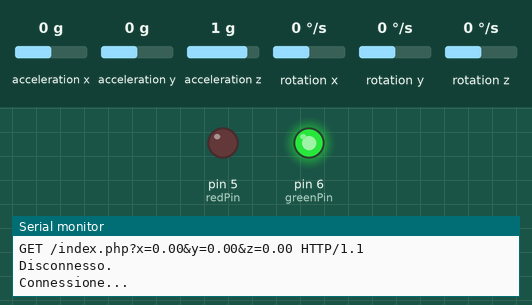
The sketch below on a simulated Arduino Uno, built with avr-gcc and run on an emulated ATmega328P. Parts: output pins drawn as LEDs (lit = HIGH), the last lines printed to the serial monitor. The test bench sets the inputs (shaded band); at power-on: acceleration x 0 g, acceleration y 0 g, acceleration z 1 g, rotation x 0 °/s, rotation y 0 °/s, rotation z 0 °/s. WiFi joins after 1.5 s; servers stay silent unless stated; uploads are accepted with an empty reply.

Above: at 2.8 s.
2.9 s: acceleration x set to -1.4 g
At 4.1 s:
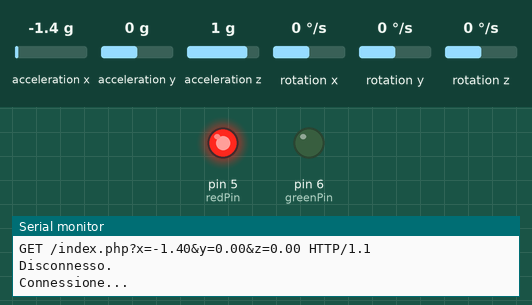
4.4 s: acceleration x set to 0 g
At 5.9 s:
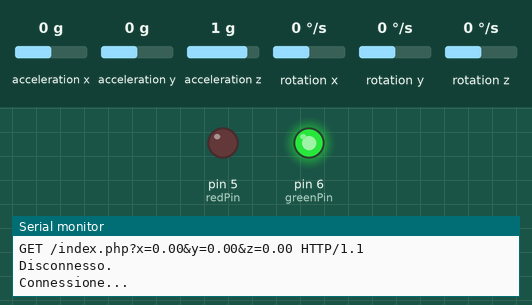
7.4 s: acceleration y set to -1.4 g
At 8.9 s:
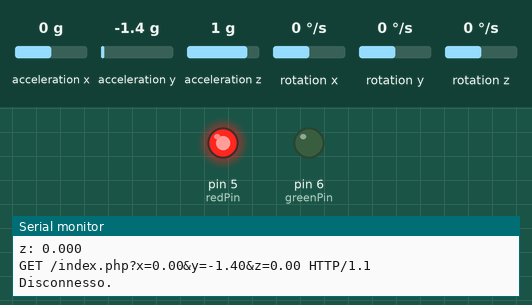
10.4 s: acceleration y set to 0 g
At 11.2 s:
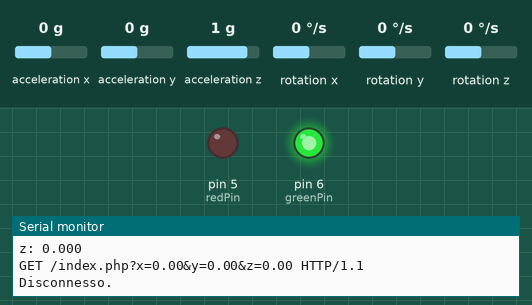
12.1 s: acceleration x set to -0.8 g
At 12.7 s:
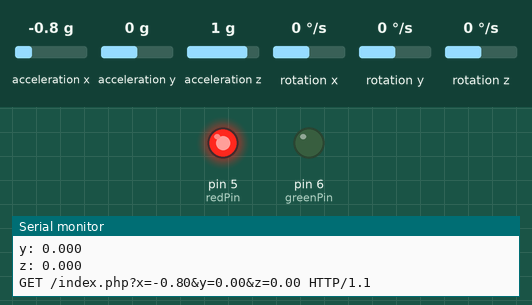
Timing chart, 0 to 14.7 s (numbered marks = the images above; inputs shaded):
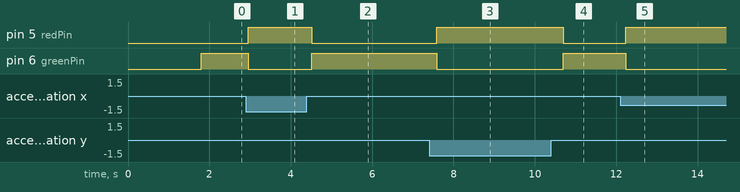

Measured:
- after the input at 2.9 s, pin 5 (redPin): LOW → HIGH after 0.06 s; pin 6 (greenPin): HIGH → LOW after 0.06 s
- after the input at 4.4 s, pin 5 (redPin): HIGH → LOW after 0.11 s; pin 6 (greenPin): LOW → HIGH after 0.11 s
- after the input at 7.4 s, pin 5 (redPin): LOW → HIGH after 0.20 s; pin 6 (greenPin): HIGH → LOW after 0.20 s
- after the input at 10.4 s, pin 5 (redPin): HIGH → LOW after 0.30 s; pin 6 (greenPin): LOW → HIGH after 0.30 s
- after the input at 12.1 s, pin 5 (redPin): LOW → HIGH after 0.14 s; pin 6 (greenPin): HIGH → LOW after 0.14 s

The sketch:

toPagePHP.ino
```cpp
/**
 * Classe toPagePHP
 * Classe che contatta una pagina PHP su un server e gli spedisce dei dati.
 */
#include <SPI.h>
#include <Ethernet.h>
#include <SparkFun_MMA8452Q.h>

/**
 * Pin per il notificatore multicolore
 */
int redPin = 5;
int greenPin = 6;
float x;
float y;
float z;

/**
 * Indirizzo MAC di Arduino
 */
byte mac[] = { 0x90, 0xA2, 0xDA, 0x10, 0x26, 0x5E };

/**
 * Indirizzo IP del server
 */
IPAddress server(10, 20, 4, 216);

/**
 * Indirizzo IP di Arduino
 */
IPAddress ip(10, 20, 4, 105);

/**
 * Client
 */
EthernetClient client;

String strURL = "";

/**
 * Istanza di acceleromeetro
 */

MMA8452Q accel;

void setup(){
  Serial.begin(9600);

  /**
   * Metodo che setta all'accelerometro scala e frequenza
   */
  accel.init(SCALE_2G, ODR_400);


  if (Ethernet.begin(mac) == 0){
    Serial.println("Configurazione DHCP fallita!");
    Ethernet.begin(mac, ip);
  }else{
    Serial.println("Errore");
  }

  pinMode(redPin, OUTPUT);
  pinMode(greenPin, OUTPUT);

  accel.read();
  x = accel.cx;
  y = accel.cy;
  z = accel.cz;

  /*Serial.println(x);
  Serial.println(y);
  Serial.println(z);*/
  delay(100);
}

void loop(){
  /**
   * Aggiorno i valori
   */
  UpdateValues();
  while(client.available()){
    char c = client.read();
    Serial.print(c);
  }

  if (!client.connected()){
    Serial.println();
    Serial.println("Disconnesso.");
    client.stop();
  }else{
    Serial.println("Errore");
  }
  delay(100);
}

void UpdateValues(){
  Serial.println("Connessione...");

  /**
   * Connessione al server
   */
  if (client.connect(server, 80))
  {
    Serial.println("Connesso");

    /**
    * Controllo la disponi
    */
	  if(accel.available() == 1){
      /**
      * Notificatore fisico
      */


      accel.read();

      offSet();
      Serial.print("x: ");
      Serial.println(accel.cx, 3);
      Serial.print("y: ");
      Serial.println(accel.cy, 3);
      Serial.print("z: ");
      Serial.println(accel.cz, 3);
    /*if((x < accel.cx + 0.02 && x > accel.cx - 0.02) || (y < accel.cy + 0.05 && y > accel.cy - 0.05) || (z < accel.cz + 0.05 && z > accel.cz - 0.05)){
      inizialize();
      }
      /**
       * I range sono stati adattati alla posizione dell'accelerometro.
      */
      if((accel.cx < -0.008 || accel.cx > 0.008) || (accel.cy < -0.008 || accel.cy > 0.008) || (accel.cz < -0.008 || accel.cx > 0.008)){
        analogWrite(redPin, 255);
        analogWrite(greenPin, 0);
      }else{
        analogWrite(redPin, 0);
        analogWrite(greenPin, 255);
      }

      /**
      * Creazione dell'URL
      */
      strURL = "GET /index.php?x=";
      strURL += accel.cx;
      strURL += "&y=";
      strURL += accel.cy;
      strURL += "&z=";
      strURL += accel.cz;
      strURL += " HTTP/1.1";
      Serial.println(strURL);
      //invio la richiesta al server
      client.println(strURL);
      client.println("Host: 10.20.4.202");
      client.println("Connection: close");
      client.println();
      //chiudo la connessione
      client.stop();
    }else{
      Serial.println("Accelerometro non disponibile.");
    }
  }
  else{
    Serial.println("Errore Connessione");
  }
}

void offSet(){
    accel.cx = accel.cx-x;
    accel.cy = accel.cy-y;
    accel.cz = accel.cz-z;
}
```
